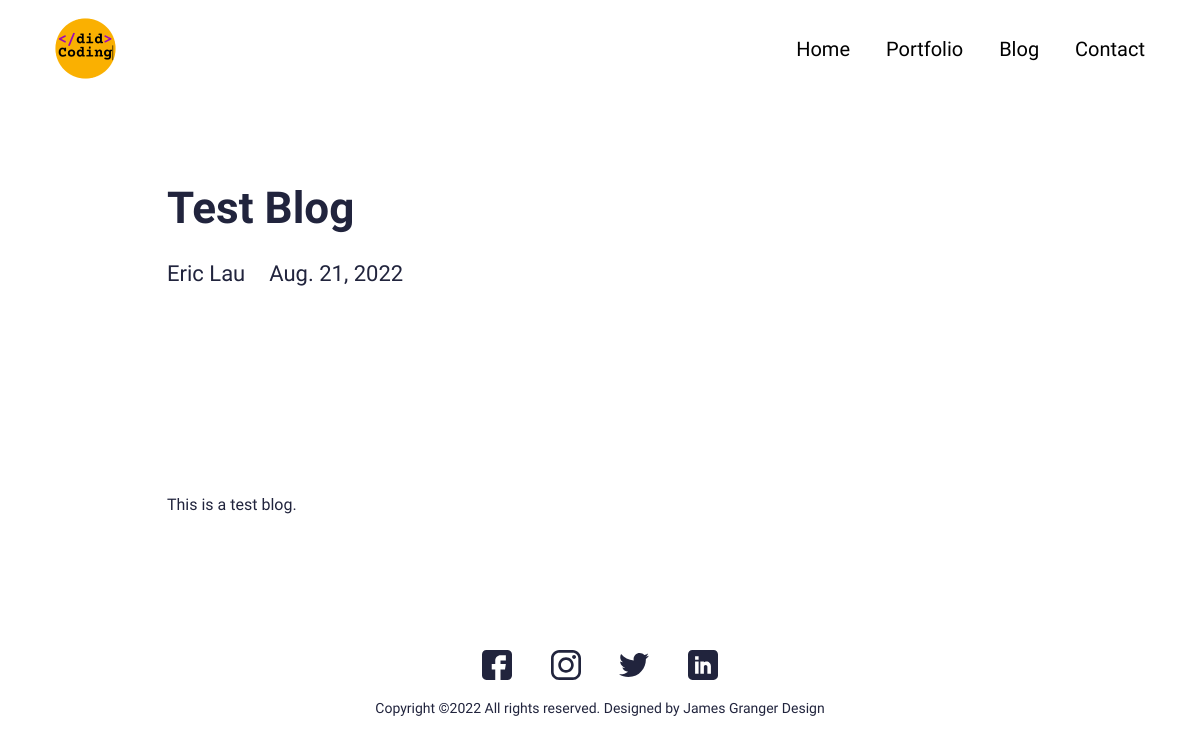
The page /blog/test-blog on the database its author committed.
### main/models.py (models this page shows, shortened)
class Blog(models.Model):
    class Meta:
        verbose_name_plural = 'Blog Profiles'
        verbose_name = 'Blog'
        ordering = ["timestamp"]
    timestamp = models.DateTimeField(auto_now_add=True)
    author = models.CharField(max_length=200, blank=True, null=True)
    name = models.CharField(max_length=200, blank=True, null=True)
    description = models.CharField(max_length=500, blank=True, null=True)
    body = RichTextField(blank=True, null=True)
    slug = models.SlugField(null=True, blank=True)
    image = models.ImageField(blank=True, null=True, upload_to="blog")
    is_active = models.BooleanField(default=True)

### main/views.py (the view)
# urls.py: path('blog/<slug:slug>', views.BlogDetailView.as_view(), name="blog"),
class BlogDetailView(generic.DetailView):
	model = Blog
	template_name = "main/blog-detail.html"

### resume_app/context_processors.py (called while the page is built)
def project_context(request):
	context = {
		'me': User.objects.first(),
	}
	return context

### main/templates/main/blog-detail.html (shortened to what this page needs)
{% extends 'main/base.html' %}
{% load static %}
{% block content %}
<section>
  <div class="innerPageBannerCol">
    <div class="container">
      <div class="row g-4 g-md-3  align-items-center">
        <div class="col-md-6">
          <div class="bannerContent">
            <h1 class="xlTitle pb-md-3">{{object.name|title}}</h1>
          </div>
        </div>
      </div>
      <div class="row">
        <div class="col-md-auto">
          <div class="authorCol">
            <h4 class="smTitle pb-3">{{object.author|title}}</h4>
          </div>
        </div>
        <div class="col-md">
          <h4 class="smTitle pb-3">{{object.timestamp.date}}</h4>
        </div>
      </div>
    </div>
  </div>
</section>
<section>
  <div class="sectionSpaceSm">
    <div class="container">
      {{object.body|safe}}
    </div>
  </div>
</section>
{% endblock %}

### static/css/style.css (style rules this page uses)
:root { --primaryColor: #9C07B6; --primaryDarkColor: #3D0048; --primaryHoverColor: #900AA8; --secondaryColor: #F9B000; --baseColor: #21243D; --baseFont: 'Heebo', sans-serif; --titleFont: 'Courier Prime', monospace; --regular: 400; --medium: 500; --bold: 700; --black: 900; --lightBg: #F1F1F1; }
html { scroll-behavior: smooth; }
body { font-family: var(--baseFont); color: var(--baseColor); line-height: normal; }
.xlTitle { font-size: 44px; line-height: 1.3; font-weight: var(--bold); font-family: var(--titleFont) }
.smTitle { font-size: 22px; line-height: normal; font-weight: var(--regular); font-family: var(--titleFont) }
.sectionSpaceSm { padding: 35px 0; }
.innerPageBannerCol { padding: 180px 0 150px; }
@media (min-width:992px) { .container, .container-lg, .container-md, .container-sm, .container-xl, .container-xxl { max-width: 890px; } }

### rows shown on the page
Blog: name "Test Blog", author "Eric Lau", timestamp "Aug. 21, 2022", body "This is a test blog."
